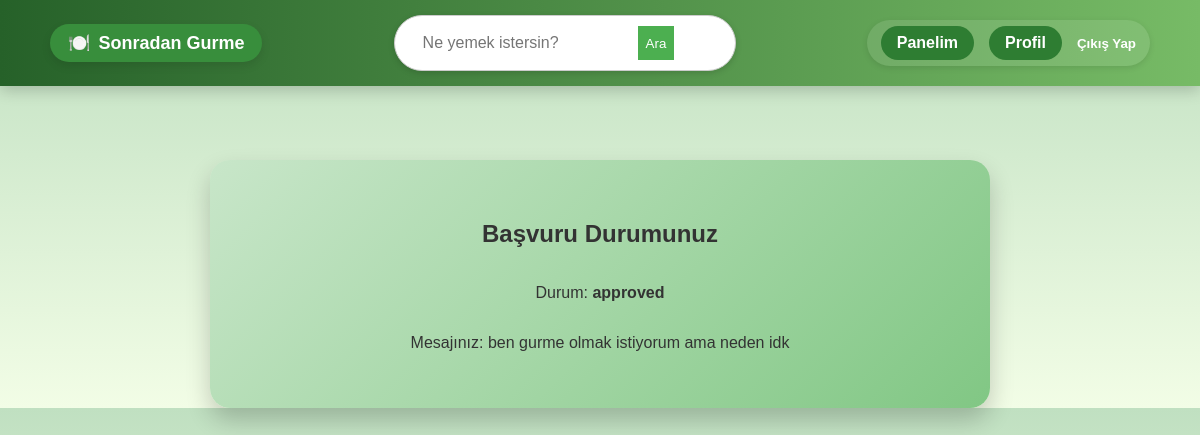
Page /sgapp/basvuru-durumum/ (signed in) on the earlier database version.
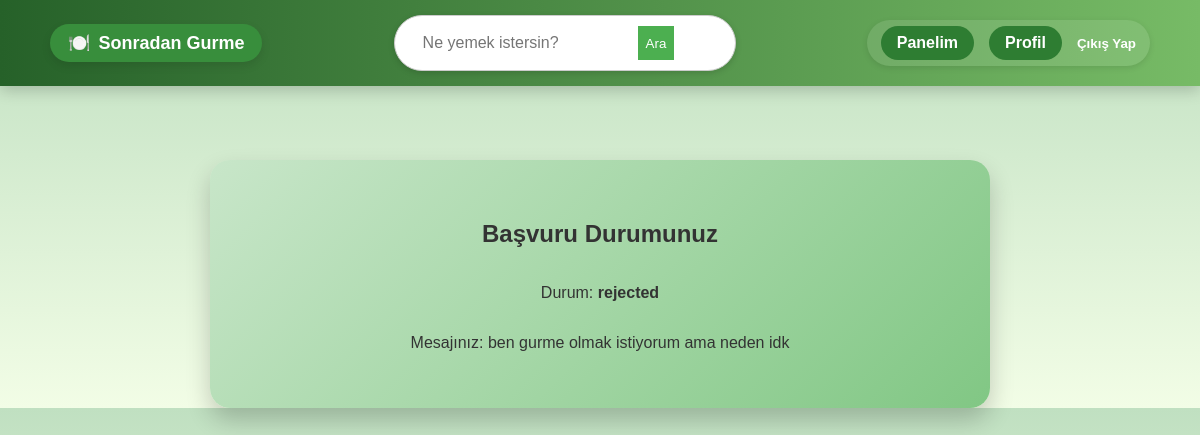
Same page on the later database version.
### sgapp/models.py (models this page shows, shortened)
class Application(models.Model):
    user = models.ForeignKey(User, on_delete=models.CASCADE)
    message = models.TextField()
    status = models.CharField(max_length=20, choices=[
        ('pending', 'Beklemede'),
        ('approved', 'Onaylandı'),
        ('rejected', 'Reddedildi'),
    ], default='pending')

### sgapp/views.py (the view)
# urls.py: path('basvuru-durumum/', views.basvuru_durumu_view, name='basvuru_durumu'),
def basvuru_durumu_view(request):
    basvuru = Application.objects.filter(user=request.user).first()
    return render(request, 'basvuru_durumum.html', {'basvuru': basvuru})

### sgapp/context_processors.py (called while the page is built, shortened)
def moderator_bildirimler(request):
    return {}

### templates/basvuru_durumum.html
{% extends "base.html" %}
{% block content %}
<div class="welcome-container">
    <h2>Başvuru Durumunuz</h2>
    {% if basvuru %}
        <p>Durum: <strong>{{ basvuru.status }}</strong></p>
        <p>Mesajınız: {{ basvuru.message }}</p>
    {% else %}
        <p>Henüz bir başvuruda bulunmadınız.</p>
    {% endif %}
</div>
{% endblock %}

Differences in the rows shown:
changed Application "ben gurme olmak istiyorum ama neden idk": status "approved" → "rejected"
